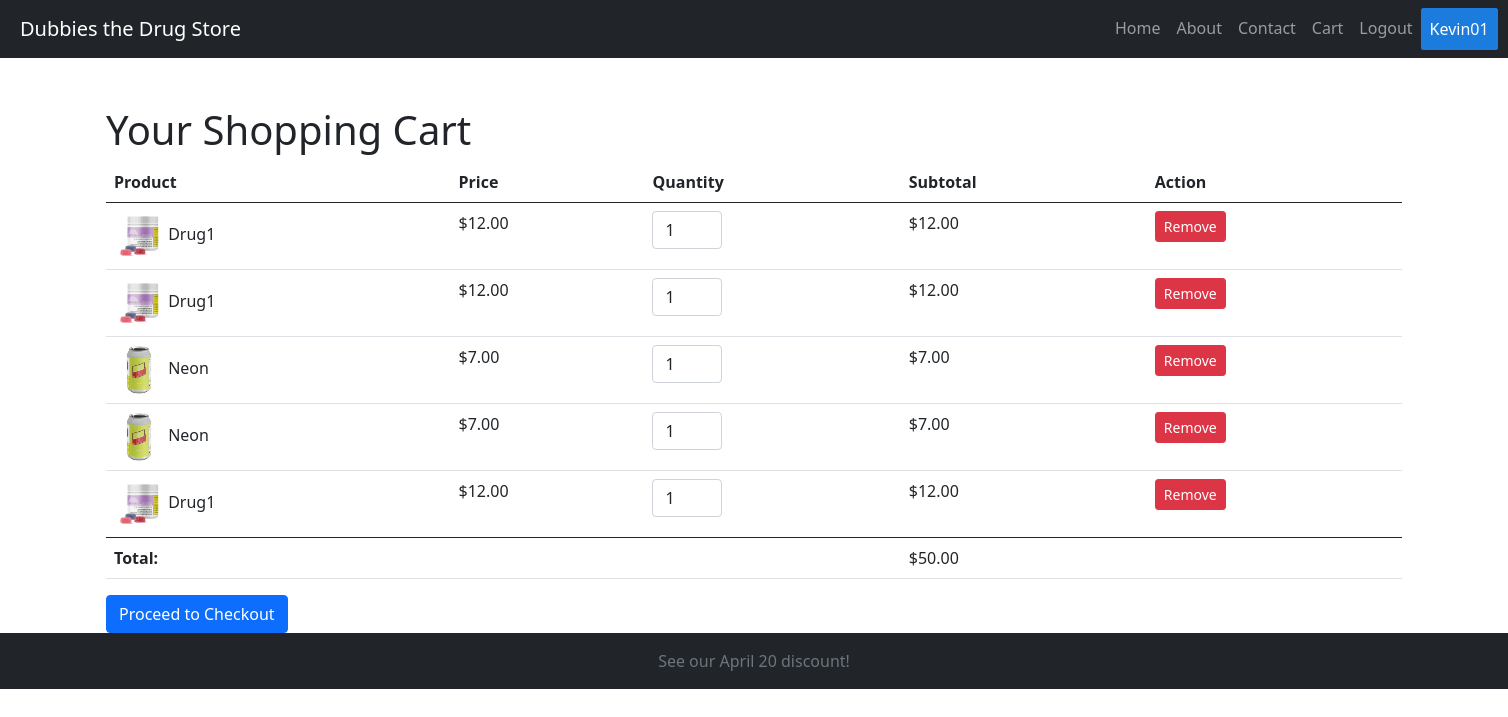
Screenshot of /index.php?p=cart (signed in) with the database file from the repository.
### tables this page shows
CREATE TABLE `cart` (
  `cart_id` int(11) NOT NULL,
  `user_id` int(11) NOT NULL,
  `product_id` int(11) NOT NULL,
  `quantity` int(11) NOT NULL
);

CREATE TABLE `product` (
  `productId` int(255) NOT NULL,
  `productName` varchar(255) NOT NULL,
  `productDesc` varchar(255) NOT NULL,
  `productImg` varchar(255) NOT NULL,
  `categoryID` int(11) NOT NULL,
  `productPrice` decimal(10,2) NOT NULL,
  `drug_temparture` int(255) NOT NULL,
  `quantity` int(11) NOT NULL
);

### HTML/cart/cart_func.php (called while the page is built, shortened)
<?php
class cart
{
    public function getCart($connection, $user_id)
    {
        $sql = "SELECT c.cart_id, c.product_id, c.quantity, p.productName, p.productPrice, p.productImg
        FROM cart c
        JOIN product p ON c.product_id = p.productId
        WHERE c.user_id = ?";
        $stmt = mysqli_prepare($connection, $sql);
        mysqli_stmt_bind_param($stmt, "i", $user_id);
        mysqli_stmt_execute($stmt);
        $result = mysqli_stmt_get_result($stmt);
        $cart_items = [];
        while ($row = mysqli_fetch_assoc($result)) {
            $cart_items[] = $row;
        }
        return $cart_items;
    }
}
?>

### HTML/cart/cart.php (the view, shortened to what this page needs)
<?php
require_once '../Drug/HTML/shop/xampp_connection.php';
require_once '../Drug/HTML/class/product.php';
require_once '../Drug/HTML/cart/cart_func.php';
$user_id = $_SESSION['user_id'];
$cart = new cart();
$cart_items = $cart->getCart($connection, $user_id);
$total = 0;
foreach ($cart_items as $item) {
    $total += $item['quantity'] * $item['productPrice'];
}
?>
<div class="container mt-5">
    <h1>Your Shopping Cart</h1>
    <?php if (empty($cart_items)): ?>
        <p>Your cart is empty.</p>
    <?php else: ?>
        <table class="table">
            <thead>
                <tr>
                    <th>Product</th>
                    <th>Price</th>
                    <th>Quantity</th>
                    <th>Subtotal</th>
                    <th>Action</th>
                </tr>
            </thead>
            <tbody>
                <?php foreach ($cart_items as $item): ?>
                    <tr>
                        <td>
                            <img src="<?php echo $item['productImg']; ?>" alt="<?php echo $item['productName']; ?>" style="width: 50px; height: 50px;">
                            <?php echo $item['productName']; ?>
                        </td>
                        <td>$<?php echo number_format($item['productPrice'], 2); ?></td>
                        <td>
                            <input type="number" class="form-control quantity-input" data-cart-id="<?php echo $item['cart_id']; ?>" value="<?php echo $item['quantity']; ?>" min="1" style="width: 70px;">
                        </td>
                        <td>$<?php echo number_format($item['quantity'] * $item['productPrice'], 2); ?></td>
                        <td>
                            <a href="index.php?p=cart&remove=1&product_id=<?php echo $item['product_id']; ?>" class="btn btn-danger btn-sm">Remove</a>
                        </td>
                    </tr>
                <?php endforeach; ?>
            </tbody>
            <tfoot>
                <tr>
                    <td colspan="3" class="text-right"><strong>Total:</strong></td>
                    <td>$<?php echo number_format($total, 2); ?></td>
                    <td></td>
                </tr>
            </tfoot>
        </table>
        <div class="text-right">
            <a href="index.php?p=checkout" class="btn btn-primary">Proceed to Checkout</a>
        </div>
    <?php endif; ?>
</div>

### rows the page displays
cart: product.productImg (picture), product.productName "Drug1", product.productPrice "12.00", cart_id+quantity "1", $item['quantity']*$item['productPrice'] "12.00"
cart: product.productImg (picture), product.productName "Drug1", product.productPrice "12.00", quantity "1", $item['quantity']*$item['productPrice'] "12.00"
cart: product.productName (picture), product.productName "Neon", product.productPrice "7.00", quantity "1", $item['quantity']*$item['productPrice'] "7.00"
cart: product.productName (picture), product.productName "Neon", product.productPrice "7.00", quantity "1", $item['quantity']*$item['productPrice'] "7.00"
cart: product.productImg (picture), product.productName "Drug1", product.productPrice "12.00", quantity "1", $item['quantity']*$item['productPrice'] "12.00"

### other values shown
$_SESSION["user_name"] "Kevin01"
$total "50.00"
